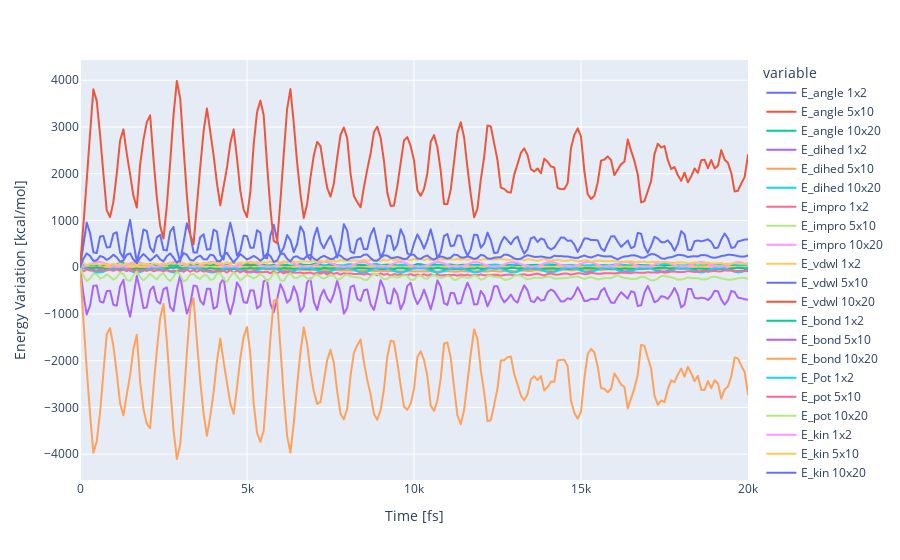

The notebook cell this image was saved under:
### Code cell
fig = px.line(df1,x='Time',y=[Ea1, Ea2, Ea3, Ed1, Ed2, Ed3, Ei1, Ei2, Ei3, Evdw1, Evdw2, Evdw3, Eb1, Eb2, Eb3, pe1, pe2, pe3, ke1, ke2, ke3])
fig.data[0].name = 'E_angle 1x2'
fig.data[1].name = 'E_angle 5x10'
fig.data[2].name = 'E_angle 10x20'
fig.data[3].name = 'E_dihed 1x2'
fig.data[4].name = 'E_dihed 5x10'
fig.data[5].name = 'E_dihed 10x20'
fig.data[6].name = 'E_impro 1x2'
fig.data[7].name = 'E_impro 5x10'
fig.data[8].name = 'E_impro 10x20'
fig.data[9].name = 'E_vdwl 1x2'
fig.data[10].name = 'E_vdwl 5x10'
fig.data[11].name = 'E_vdwl 10x20'
fig.data[12].name = 'E_bond 1x2'
fig.data[13].name = 'E_bond 5x10'
fig.data[14].name = 'E_bond 10x20'
fig.data[15].name = 'E_Pot 1x2'
fig.data[16].name = 'E_pot 5x10'
fig.data[17].name = 'E_pot 10x20'
fig.data[18].name = 'E_kin 1x2'
fig.data[19].name = 'E_kin 5x10'
fig.data[20].name = 'E_kin 10x20'
fig.update_yaxes(title="Energy Variation [kcal/mol]")
fig.update_xaxes(title="Time [fs]")
fig.show()

### Figure 1 — Plotly figure (JSON) as saved in the notebook; plotly's stock layout.template omitted (floating-point values rounded to 4 significant figures; data arrays with more than 128 entries replaced by an {"elided": "..."} marker saying what was removed)
{"data": [{"hovertemplate": "variable=wide_variable_0<br>Time=%{x}<br>value=%{y}<extra></extra>", "legendgroup": "wide_variable_0", "line": {"color": "#636efa", "dash": "solid"}, "marker": {"symbol": "circle"}, "mode": "lines", "name": "E_angle 1x2", "showlegend": true, "type": "scattergl", "x": {"elided": "201 int values"}, "xaxis": "x", "y": {"elided": "201 float values"}, "yaxis": "y"}, {"hovertemplate": "variable=wide_variable_1<br>Time=%{x}<br>value=%{y}<extra></extra>", "legendgroup": "wide_variable_1", "line": {"color": "#EF553B", "dash": "solid"}, "marker": {"symbol": "circle"}, "mode": "lines", "name": "E_angle 5x10", "showlegend": true, "type": "scattergl", "x": {"elided": "201 int values"}, "xaxis": "x", "y": {"elided": "201 float values"}, "yaxis": "y"}, {"hovertemplate": "variable=wide_variable_2<br>Time=%{x}<br>value=%{y}<extra></extra>", "legendgroup": "wide_variable_2", "line": {"color": "#00cc96", "dash": "solid"}, "marker": {"symbol": "circle"}, "mode": "lines", "name": "E_angle 10x20", "showlegend": true, "type": "scattergl", "x": {"elided": "201 int values"}, "xaxis": "x", "y": {"elided": "201 float values"}, "yaxis": "y"}, {"hovertemplate": "variable=wide_variable_3<br>Time=%{x}<br>value=%{y}<extra></extra>", "legendgroup": "wide_variable_3", "line": {"color": "#ab63fa", "dash": "solid"}, "marker": {"symbol": "circle"}, "mode": "lines", "name": "E_dihed 1x2", "showlegend": true, "type": "scattergl", "x": {"elided": "201 int values"}, "xaxis": "x", "y": {"elided": "201 float values"}, "yaxis": "y"}, {"hovertemplate": "variable=wide_variable_4<br>Time=%{x}<br>value=%{y}<extra></extra>", "legendgroup": "wide_variable_4", "line": {"color": "#FFA15A", "dash": "solid"}, "marker": {"symbol": "circle"}, "mode": "lines", "name": "E_dihed 5x10", "showlegend": true, "type": "scattergl", "x": {"elided": "201 int values"}, "xaxis": "x", "y": {"elided": "201 float values"}, "yaxis": "y"}, {"hovertemplate": "variable=wide_variable_5<br>Time=%{x}<br>value=%{y}<extra></extra>", "legendgroup": "wide_variable_5", "line": {"color": "#19d3f3", "dash": "solid"}, "marker": {"symbol": "circle"}, "mode": "lines", "name": "E_dihed 10x20", "showlegend": true, "type": "scattergl", "x": {"elided": "201 int values"}, "xaxis": "x", "y": {"elided": "201 float values"}, "yaxis": "y"}, {"hovertemplate": "variable=wide_variable_6<br>Time=%{x}<br>value=%{y}<extra></extra>", "legendgroup": "wide_variable_6", "line": {"color": "#FF6692", "dash": "solid"}, "marker": {"symbol": "circle"}, "mode": "lines", "name": "E_impro 1x2", "showlegend": true, "type": "scattergl", "x": {"elided": "201 int values"}, "xaxis": "x", "y": {"elided": "201 float values"}, "yaxis": "y"}, {"hovertemplate": "variable=wide_variable_7<br>Time=%{x}<br>value=%{y}<extra></extra>", "legendgroup": "wide_variable_7", "line": {"color": "#B6E880", "dash": "solid"}, "marker": {"symbol": "circle"}, "mode": "lines", "name": "E_impro 5x10", "showlegend": true, "type": "scattergl", "x": {"elided": "201 int values"}, "xaxis": "x", "y": {"elided": "201 float values"}, "yaxis": "y"}, {"hovertemplate": "variable=wide_variable_8<br>Time=%{x}<br>value=%{y}<extra></extra>", "legendgroup": "wide_variable_8", "line": {"color": "#FF97FF", "dash": "solid"}, "marker": {"symbol": "circle"}, "mode": "lines", "name": "E_impro 10x20", "showlegend": true, "type": "scattergl", "x": {"elided": "201 int values"}, "xaxis": "x", "y": {"elided": "201 float values"}, "yaxis": "y"}, {"hovertemplate": "variable=wide_variable_9<br>Time=%{x}<br>value=%{y}<extra></extra>", "legendgroup": "wide_variable_9", "line": {"color": "#FECB52", "dash": "solid"}, "marker": {"symbol": "circle"}, "mode": "lines", "name": "E_vdwl 1x2", "showlegend": true, "type": "scattergl", "x": {"elided": "201 int values"}, "xaxis": "x", "y": {"elided": "201 float values"}, "yaxis": "y"}, {"hovertemplate": "variable=wide_variable_10<br>Time=%{x}<br>value=%{y}<extra></extra>", "legendgroup": "wide_variable_10", "line": {"color": "#636efa", "dash": "solid"}, "marker": {"symbol": "circle"}, "mode": "lines", "name": "E_vdwl 5x10", "showlegend": true, "type": "scattergl", "x": {"elided": "201 int values"}, "xaxis": "x", "y": {"elided": "201 float values"}, "yaxis": "y"}, {"hovertemplate": "variable=wide_variable_11<br>Time=%{x}<br>value=%{y}<extra></extra>", "legendgroup": "wide_variable_11", "line": {"color": "#EF553B", "dash": "solid"}, "marker": {"symbol": "circle"}, "mode": "lines", "name": "E_vdwl 10x20", "showlegend": true, "type": "scattergl", "x": {"elided": "201 int values"}, "xaxis": "x", "y": {"elided": "201 float values"}, "yaxis": "y"}, {"hovertemplate": "variable=wide_variable_12<br>Time=%{x}<br>value=%{y}<extra></extra>", "legendgroup": "wide_variable_12", "line": {"color": "#00cc96", "dash": "solid"}, "marker": {"symbol": "circle"}, "mode": "lines", "name": "E_bond 1x2", "showlegend": true, "type": "scattergl", "x": {"elided": "201 int values"}, "xaxis": "x", "y": {"elided": "201 float values"}, "yaxis": "y"}, {"hovertemplate": "variable=wide_variable_13<br>Time=%{x}<br>value=%{y}<extra></extra>", "legendgroup": "wide_variable_13", "line": {"color": "#ab63fa", "dash": "solid"}, "marker": {"symbol": "circle"}, "mode": "lines", "name": "E_bond 5x10", "showlegend": true, "type": "scattergl", "x": {"elided": "201 int values"}, "xaxis": "x", "y": {"elided": "201 float values"}, "yaxis": "y"}, {"hovertemplate": "variable=wide_variable_14<br>Time=%{x}<br>value=%{y}<extra></extra>", "legendgroup": "wide_variable_14", "line": {"color": "#FFA15A", "dash": "solid"}, "marker": {"symbol": "circle"}, "mode": "lines", "name": "E_bond 10x20", "showlegend": true, "type": "scattergl", "x": {"elided": "201 int values"}, "xaxis": "x", "y": {"elided": "201 float values"}, "yaxis": "y"}, {"hovertemplate": "variable=wide_variable_15<br>Time=%{x}<br>value=%{y}<extra></extra>", "legendgroup": "wide_variable_15", "line": {"color": "#19d3f3", "dash": "solid"}, "marker": {"symbol": "circle"}, "mode": "lines", "name": "E_Pot 1x2", "showlegend": true, "type": "scattergl", "x": {"elided": "201 int values"}, "xaxis": "x", "y": {"elided": "201 float values"}, "yaxis": "y"}, {"hovertemplate": "variable=wide_variable_16<br>Time=%{x}<br>value=%{y}<extra></extra>", "legendgroup": "wide_variable_16", "line": {"color": "#FF6692", "dash": "solid"}, "marker": {"symbol": "circle"}, "mode": "lines", "name": "E_pot 5x10", "showlegend": true, "type": "scattergl", "x": {"elided": "201 int values"}, "xaxis": "x", "y": {"elided": "201 float values"}, "yaxis": "y"}, {"hovertemplate": "variable=wide_variable_17<br>Time=%{x}<br>value=%{y}<extra></extra>", "legendgroup": "wide_variable_17", "line": {"color": "#B6E880", "dash": "solid"}, "marker": {"symbol": "circle"}, "mode": "lines", "name": "E_pot 10x20", "showlegend": true, "type": "scattergl", "x": {"elided": "201 int values"}, "xaxis": "x", "y": {"elided": "201 float values"}, "yaxis": "y"}, {"hovertemplate": "variable=wide_variable_18<br>Time=%{x}<br>value=%{y}<extra></extra>", "legendgroup": "wide_variable_18", "line": {"color": "#FF97FF", "dash": "solid"}, "marker": {"symbol": "circle"}, "mode": "lines", "name": "E_kin 1x2", "showlegend": true, "type": "scattergl", "x": {"elided": "201 int values"}, "xaxis": "x", "y": {"elided": "201 float values"}, "yaxis": "y"}, {"hovertemplate": "variable=wide_variable_19<br>Time=%{x}<br>value=%{y}<extra></extra>", "legendgroup": "wide_variable_19", "line": {"color": "#FECB52", "dash": "solid"}, "marker": {"symbol": "circle"}, "mode": "lines", "name": "E_kin 5x10", "showlegend": true, "type": "scattergl", "x": {"elided": "201 int values"}, "xaxis": "x", "y": {"elided": "201 float values"}, "yaxis": "y"}, {"hovertemplate": "variable=wide_variable_20<br>Time=%{x}<br>value=%{y}<extra></extra>", "legendgroup": "wide_variable_20", "line": {"color": "#636efa", "dash": "solid"}, "marker": {"symbol": "circle"}, "mode": "lines", "name": "E_kin 10x20", "showlegend": true, "type": "scattergl", "x": {"elided": "201 int values"}, "xaxis": "x", "y": {"elided": "201 float values"}, "yaxis": "y"}], "layout": {"legend": {"title": {"text": "variable"}, "tracegroupgap": 0}, "margin": {"t": 60}, "xaxis": {"anchor": "y", "domain": [0, 1], "title": {"text": "Time [fs]"}}, "yaxis": {"anchor": "x", "domain": [0, 1], "title": {"text": "Energy Variation [kcal/mol]"}}}}
